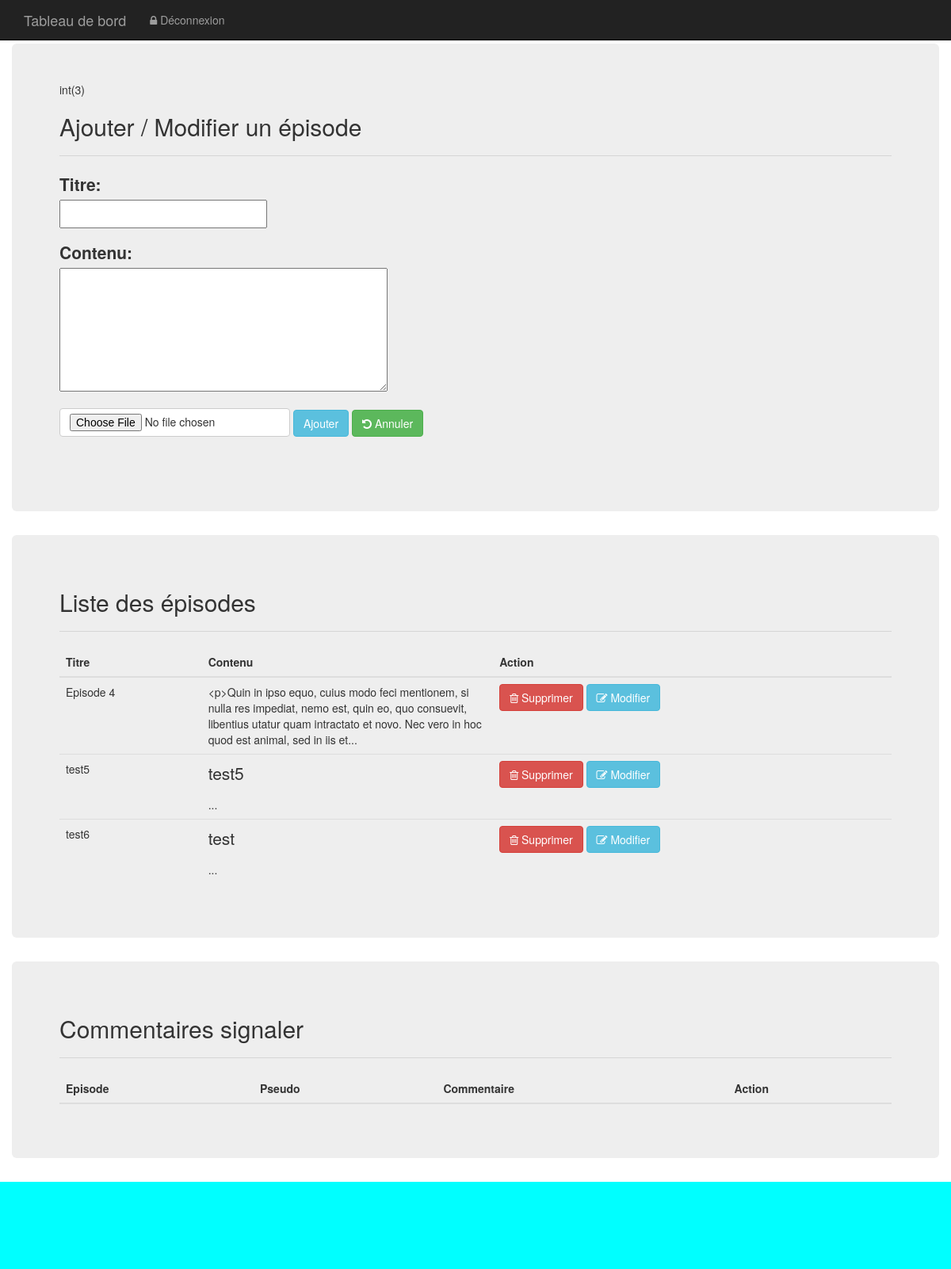
Page /Admin/index.php (signed in) on the earlier database version.
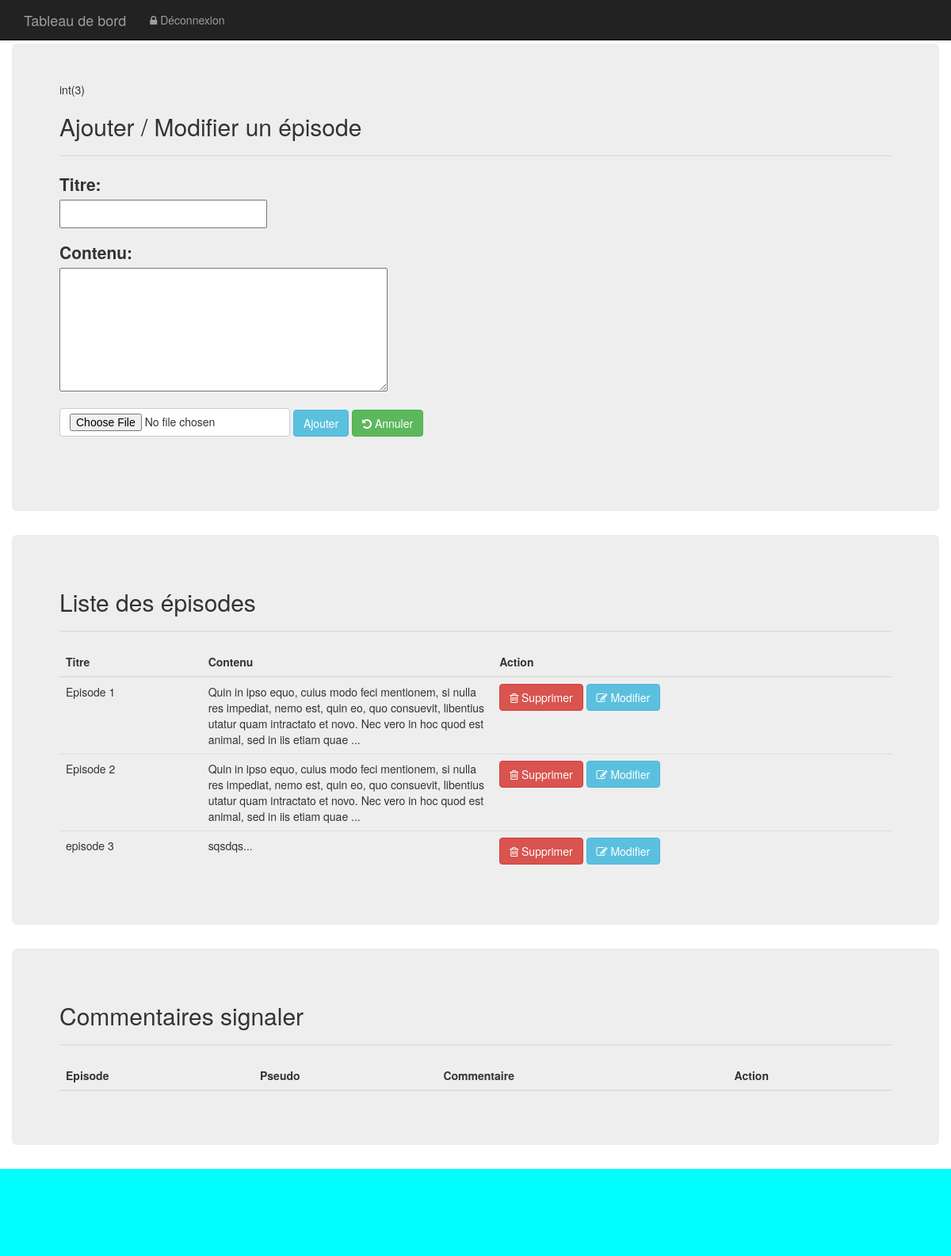
Same page on the later database version.
### tables this page shows
CREATE TABLE `billets` (
  `ID` int(11) NOT NULL,
  `titre` varchar(255) NOT NULL,
  `image` varchar(1000) NOT NULL,
  `contenu` text NOT NULL,
  `date_creation` datetime NOT NULL
);

### Admin/Controleur/ControleurAdmin.php (called while the page is built, shortened)
<?php
require_once 'Model/Admin.php';
require_once 'Vue/Vue.php';
class ControleurAdmin {
	private $admin;
  	public function __construct() {
    	$this->admin = new Admin();
  	}
  	public function AcceuilAdm() {
      $modifArticle = '';
      $message = '';
      $billets = $this->admin->getBillets();
      $billetTotal = $billets->rowCount();
      $alertes = $this->admin->getAlertes();
      $vue = new Vue("Admin");
      $vue->generer(array(
        'billets' => $billets,
        'billetTotal' => $billetTotal,
        'alertes' => $alertes,
        'message' => $message,
        'modifArticle' => $modifArticle));
  }
}

### Admin/index.php (called while the page is built)
<?php
require 'Controleur/RouteurAdmin.php';
$routeur = new Routeur();
$routeur->routerRequete();

### Admin/Model/Admin.php (called while the page is built, shortened)
<?php
require_once 'Model/Modele.php';
class Admin extends Modele {
  public function getBillets() {
    $sql = 'select ID as id, DATE_FORMAT(date_creation, "%d/%m/%Y à %Hh%imin%ss") as date, titre, image, contenu from billets LIMIT 0,5';
    $billets = $this->executerRequete($sql);
    return $billets;
  }
  public function getAlertes() {
    $sql = 'SELECT ID, id_billet, pseudo, commentaire FROM commentaires WHERE signaler = 1';
    $alertes = $this->executerRequete($sql);
    return $alertes;
  }
}

### Admin/Model/Modele.php (called while the page is built)
<?php
abstract class Modele {
  private $bdd;
  protected function executerRequete($sql, $params = null) {
    if ($params == null) {
      $resultat = $this->getBdd()->query($sql);
    }
    else {
      $resultat = $this->getBdd()->prepare($sql);
      $resultat->execute($params);
    }
    return $resultat;
  }
  private function getBdd() {
    if ($this->bdd == null) {
      $this->bdd = new PDO('mysql:host=localhost;dbname=blog;charset=utf8',
        'root', '', array(PDO::ATTR_ERRMODE => PDO::ERRMODE_EXCEPTION));
    }
    return $this->bdd;
  }
}

### Admin/Vue/vueAdmin.php (the view, shortened to what this page needs)
<div class="container">
  <div class="row">
    <div class="jumbotron" style=" margin-top: 55px;"> <?php var_dump($billetTotal) ?>
        <h2>Ajouter / Modifier un épisode</h2><hr>
        <div id="tonDiv1">
            <form method="POST" enctype="multipart/form-data">
                <p><label for="title">Titre:</label><br />
                    <input type="text" id="title" name="title" <?php if (isset($_GET['modifier'])) { echo 'value="'.$modifArticle['titre'].'"';
                        }?> />
                </p>
                <p><label for="body">Contenu:</label><br />
                    <textarea name="body" id="body" rows="5" cols="35" ><?php if (isset($_GET['modifier'])) {
                        echo $modifArticle['contenu']; }?></textarea>
                </p>
                <label class="">
                <span class="fileupload-new"><input class="btn btn-default btn-file" type="file" id="image" name="fichier" /></span>
                </label>
                <input class="btn btn-info" type="submit" name="add_submit" value="Ajouter" /> <a class="btn btn-success" href="index.php"><i class="fa fa-undo" aria-hidden="true"></i> Annuler</a>
            </form>
            <hr>
        </div>
    </div>
    <div class="jumbotron">
        <h2>Liste des épisodes</h2><hr>
        <table class="table table-hover">
            <thead>
            <tr>
                <th>Titre</th>
                <th>Contenu</th>
                <th>Action</th>
            </tr>
            </thead>
            <tbody>
            <?php foreach ($billets as $billet): ?>
                <tr>
                    <td><?= $billet['titre'] ?></td>
                    <td style ="width : 35%"><?= substr($billet['contenu'], 0, 200) . "..." ?></td>
                    <td><a class="btn btn-danger" href="index.php?supprimer=<?= $billet['id'] ?>"><i class="fa fa-trash-o" aria-hidden="true"></i> Supprimer</a>
                        <a id="Bouton1" class="btn btn-info" href="index.php?modifier=<?= $billet['id'] ?>"><i class="fa fa-pencil-square-o" aria-hidden="true"></i> Modifier</a></td>
                </tr>
            <?php endforeach; ?>
            </tbody>
        </table>
    </div>
    <div class="jumbotron" style = "<?php ?>">
        <h2>Commentaires signaler</h2><hr>
            <table class="table table-hover">
                  <thead>
                    <tr>
                      <th>Episode</th>
                      <th>Pseudo</th>
                      <th>Commentaire</th>
                      <th>Action</th>
                    </tr>
                  </thead>
            </table>
    </div>
  </div>
</div>

### Admin/Vue/gabarit.php (shortened to what this page needs)
<!DOCTYPE html>
<html lang="fr">
<?php include 'Include/headAdm.php'; ?>
<body>
<nav class="navbar navbar-inverse navbar-fixed-top">
    <div class="container">
        <div class="navbar-header">
            <ul class="nav navbar-nav navbar-right">
                <li><a href="Include/logout.php"><i class="fa fa-lock" aria-hidden="true"></i> Déconnexion</a></li>
            </ul>
            <a class="navbar-brand" href="#">Tableau de bord</a>
        </div>
    </div>
</nav>
<?= $contenu ?>
    <footer>
        <div style="background-color: aqua; height: 110px;">
        </div>
    </footer>
</body>
</html>

### Admin/Include/headAdm.php (shortened to what this page needs)
<head>
    <link href="https://maxcdn.bootstrapcdn.com/bootstrap/3.3.7/css/bootstrap.min.css" rel="stylesheet">
    <link href="https://maxcdn.bootstrapcdn.com/font-awesome/4.7.0/css/font-awesome.min.css" rel="stylesheet">
</head>

### Admin/Controleur/RouteurAdmin.php (shortened to what this page needs)
<?php
require_once 'Controleur/ControleurAdmin.php';
require_once 'Vue/Vue.php';
class Routeur {
  public function routerRequete() {
        try {
                if (isset($_SESSION['admin'])) {
                    $this->ctrlAdmin = new ControleurAdmin();
                    $this->ctrlAdmin->AcceuilAdm();
                } else {
                    $this->ctrlLogin = new ControleurLogin();
                    $this->ctrlLogin->Connexion();
                }
            }
        catch (Exception $e) {
            $this->erreur($e->getMessage());
        }
    }
}

### Admin/Vue/Vue.php (shortened to what this page needs)
<?php
class Vue {
  private $fichier;
  private $titre;
  public function __construct($action) {
    $this->fichier = "Vue/vue" . $action . ".php";
  }
  public function generer($donnees) {
    $contenu = $this->genererFichier($this->fichier, $donnees);
    $vue = $this->genererFichier('Vue/gabarit.php',
      array('titre' => $this->titre, 'contenu' => $contenu));
    echo $vue;
  }
  private function genererFichier($fichier, $donnees) {
    if (file_exists($fichier)) {
      extract($donnees);
      require $fichier;
      return ob_get_clean();
    }
    else {
      throw new Exception("Fichier '$fichier' introuvable");
    }
  }
}

Differences in the rows shown:
removed billets: titre "Episode 4", contenu "<p>Quin in ipso equo, cuius modo feci mentionem, si nulla res impediat, nemo est, quin eo, quo consuevit, libentius utatur quam intractato et novo. Nec vero in hoc quod est animal, sed in iis et"
removed billets: titre "test5", contenu "test5"
removed billets: titre "test6", contenu "test"
added billets: titre "Episode 1", contenu "Quin in ipso equo, cuius modo feci mentionem, si nulla res impediat, nemo est, quin eo, quo consuevit, libentius utatur quam intractato et novo. Nec vero in hoc quod est animal, sed in iis etiam quae"
added billets: titre "Episode 2", contenu "Quin in ipso equo, cuius modo feci mentionem, si nulla res impediat, nemo est, quin eo, quo consuevit, libentius utatur quam intractato et novo. Nec vero in hoc quod est animal, sed in iis etiam quae"
added billets: titre "episode 3", contenu "sqsdqs"
